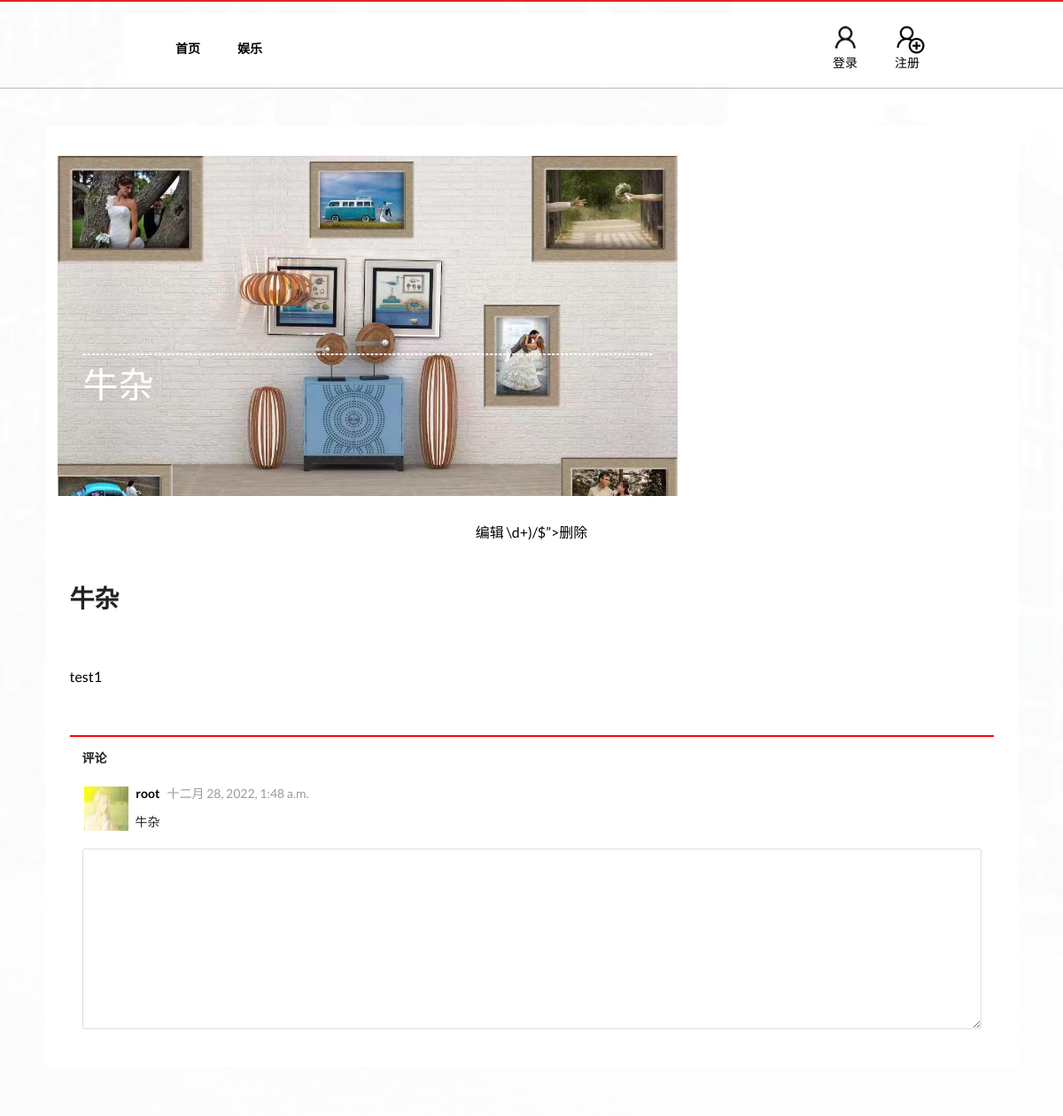
Page /detail/1/ (upper part) on the earlier database version.
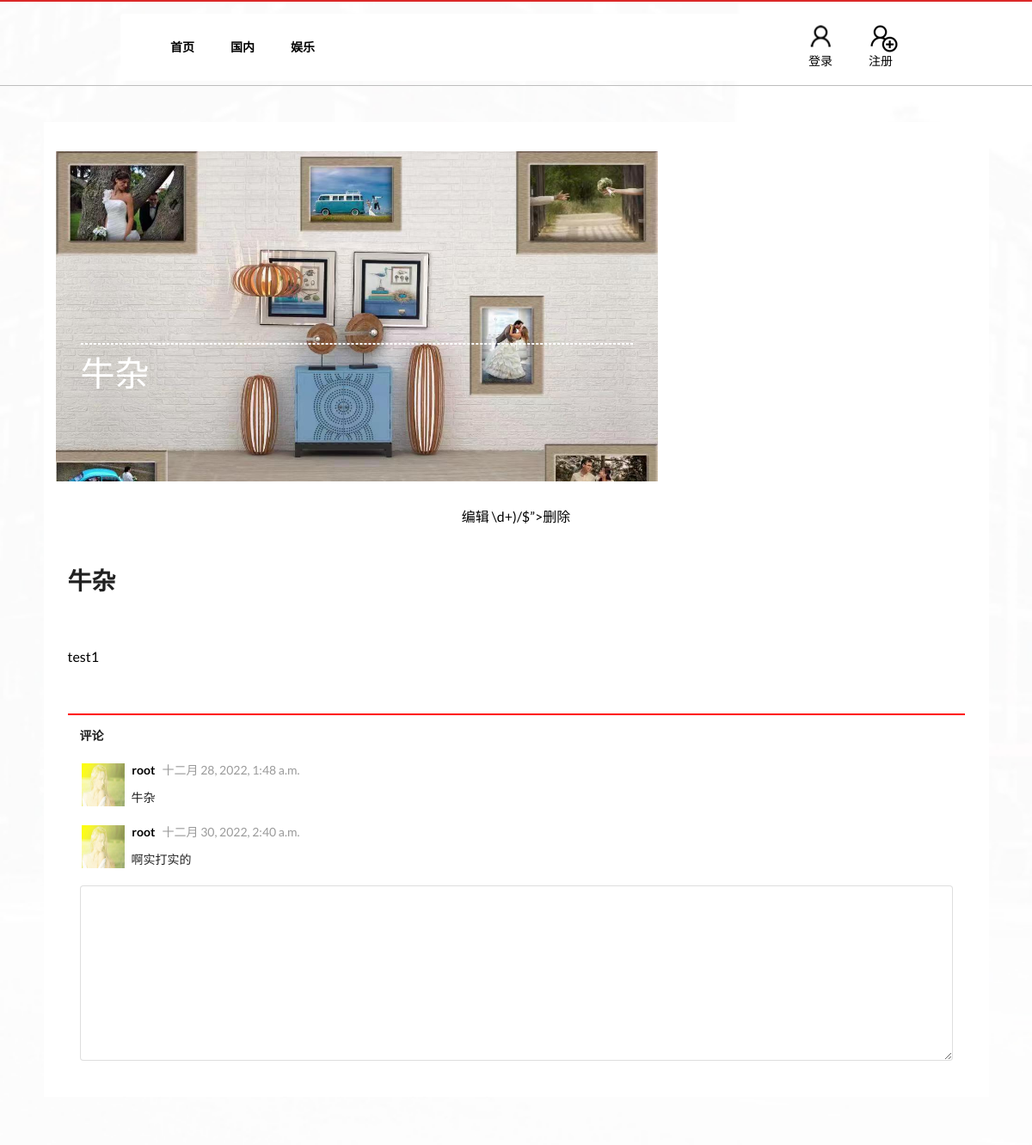
Same page on the later database version.
### news_2105010240/models.py (models this page shows, shortened)
class Category(models.Model):
    name = models.CharField(max_length=40, null=False)  # 分类名

class Comment(models.Model):
    belong_article = models.ForeignKey(Article, related_name='article',on_delete=models.CASCADE)  # 评论所属的文章
    belong_user = models.ForeignKey(User, related_name='user',on_delete=models.CASCADE)  # 评论者
    words = models.CharField(max_length=200, null=False)  # 评论内容
    created = models.DateTimeField(null=False, default=now)  # 评论时间

class UserProfile(models.Model):
    belong_to = models.OneToOneField(to=User, related_name="profile",on_delete=models.CASCADE)  # 所属用户
    avatar = models.FileField(upload_to='avatar')  # 用户头像

### news_2105010240/views.py (the view, shortened to what this page needs)
# urls.py: url('detail/(?P<article_id>\d+)/$', detail, name='detail'),
def detail(request, article_id):
    cates = Category.objects.all().order_by("-id")  # 分类列表
    editor_recommendtop3 = Best.objects.filter(select_reason="编辑推荐")[:3]
    editor_recommendtop3list = [i.select_article for i in editor_recommendtop3]  # 取出三篇编辑推荐作为大标题
    editor_recommend = Best.objects.filter(select_reason="编辑推荐")[3:10]
    editor_recommendlist = [i.select_article for i in editor_recommend]  # 再取出七篇编辑推荐
    article = Article.objects.get(id=article_id)
    comments = Comment.objects.filter(belong_article=article)
    form = CommentForm()
    context = {}
    context = {
        "cates": cates,
        "editor_recommendtop3list": editor_recommendtop3list,
        "editor_recommendlist": editor_recommendlist,
        "article": article,
        "comments": comments,
        "form": form
    }
    return render(request, 'detail.html', context=context)

### news_2105010240/forms.py
class CommentForm(forms.Form):
    comment = forms.CharField(widget=forms.Textarea(),validators=[words_validator])

### templates/detail.html (shortened to what this page needs)
{% extends 'base.html' %}
{% block content%}
    <div class="post">
 <div class="ui basic segment container">
      <div class="ui horizontal basic segments bodycontent">
        <div class="ui segment bodyleft" style="border:none;box-shadow:none;">
          <div class="ui basic segment articleimg" style="background:url('/upload/{{article.image}}');background-size: cover;
          background-repeat: no-repeat;">
            <hr>
            <div class="image-text" >
             {{article.title}}
            </div>
          </div>
          <div class="ui center aligned basic segment abstract">
 <p class="meta"><a href="/editpage/{{p.id}}">编辑</a> <span><a href=“deletepage/(?P<cate_id>\d+)/$”>删除</a></span> </p>
          </div>
          <div class="ui basic segment articledetail">
            <h1>{{article.title}}</h1>
            <p>
            <p style="color:#000000;width:600px;font-size:16px;margin-top:20px;line-height:2;">
              {{article.content}}
          <div class="ui basic segment comment">
            <p ><b>评论</b></p>
            {% for comment in comments %}
            <div class="comment" style="margin-top:22px;margin-bottom:20px;">
              <div class="ui image" style="height:50px;width:50px;">
                <img src="/upload/{{ comment.belong_user.profile.avatar }}" style="height:50px;width:50px;" alt="" />
              </div>
               <span class="time">&nbsp;&nbsp;&nbsp;<b style="color:black;">{{comment.belong_user.username}}</b>&nbsp;&nbsp;&nbsp;{{comment.created}}</span>
               <span class="black-reply">&nbsp;&nbsp;&nbsp;{{comment.words}}</span>
            </div>
           {% endfor %}
           <form class="ui error form"  method="post" >
             {{form.comment}}
           </form>
          </div>
        </div>
      </div>
     </div>
</div>
{% endblock %}

### templates/base.html (shortened to what this page needs)
<!DOCTYPE html>
{% load static %}
<html lang="en">
  <head>
    <link rel="stylesheet" href="{% static 'css/semantic.css' %}" media="screen" title="no title" >
    <link rel="stylesheet" href="{% static 'css/index.css' %}" media="screen" title="no title" >
  <link rel="stylesheet" href="{% static 'css/detail.css' %}" media="screen" title="no title" >
  <link rel="stylesheet" href="{% static 'css/login.css' %}" media="screen" title="no title">
  <link rel="stylesheet" href="{% static 'css/register.css' %}" media="screen" title="no title" >
  <link rel="stylesheet" href="{% static 'css/profile.css' %}" media="screen" title="no title" >
  </head>
  <body>
    <div class="ui red basic segment  topmenu">
      <div class="ui borderless menu container" style="border:0;box-shadow:none;">
          <div class="header item" style="margin-right:10px;">
          </div>
          <div class="item" style="margin-right:10px;">
            <a href="{% url 'index' %}">首页</a>
          </div>
          {% for cate in cates %}
          <div class="item" style="margin-right:10px;">
            <a href="/category/{{cate.id}}">{{cate.name}}</a>
          </div>
          {% endfor%}
        <div class="right menu login">
        {% if request.user.is_authenticated %}
          <div class="item">
            <a href="{% url 'profile' %}"><div class="ui image">
                <img src="/upload/{{ request.user.profile.avatar }}" style="height:26px;width:24px;" alt="" />
            </div>
            <p style="margin-right:10px;margin-top:6px;color:black;">{{ request.user.username }}</p>
            </a>
          </div>
          <div class="item">
              <a href="/addpage">写文章　　　</a>
            <a href="{% url "logout" %}">退出</a>
            </div>
        {% else %}
          <div class="item">
            <a href="{% url 'login' %}"><div class="ui image">
                <img src="{% static 'images/index/login.png' %}" alt="" />
            </div>
            <p style="margin-right:10px;margin-top:6px;color:black;">登录</p>
            </a>
          </div>
          <div class="item">
            <a href="{% url 'register' %}">  <div class="ui image">
                 <img src="{% static 'images/index/register.png' %}" alt="" />
              </div>
              <p style="color:black;">注册</p>
            </a>
          </div>
        {% endif %}
        </div>
      </div>
    </div>
    {% block content%}内容 {% endblock %}
          </div>
  </body>
</html>

Differences in the rows shown:
added Category: name "国内"
added Comment: belong_user.profile.avatar (picture), belong_user.username "root", created "十二月 30, 2022, 2:40 a.m.", words "啊实打实的"
